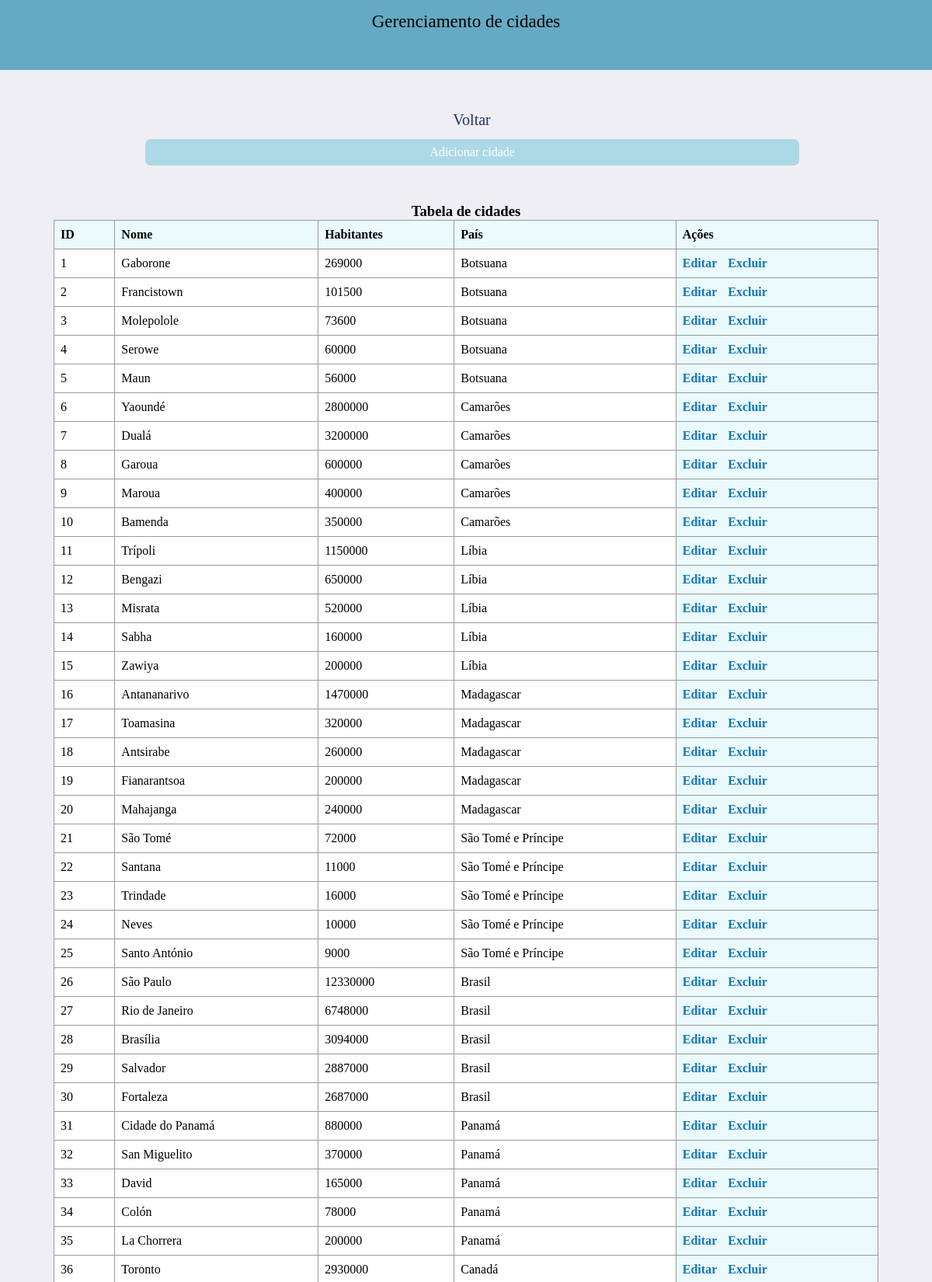
The app's page /cities_page.php (upper part) with its own data.
### tables this page shows
create table cidades(
id_cidade int auto_increment primary key,
nome varchar(100),
habitantes int not null,
id_pais int
);

create table paises(
id_pais int auto_increment primary key,
nome varchar(100) unique not null,
habitantes int not null,
continente varchar(50) not null,
idioma varchar(100) not null,
nome_ingles varchar(100)
);

### cities_page.php (the view, shortened to what this page needs)
<?php
    include("bd/connection.php");
?>
<!DOCTYPE html>
<html lang="pt-br">
<head>
    <link rel="stylesheet" href="style.css">
</head>
<body>
    <div class="header">Gerenciamento de cidades</div>
    <div class="main">
        <a href="../index.php" class="back-button">Voltar</a>
        <div class="forms-link-container">
            <a href="forms/city_forms.php" class="form-link">Adicionar cidade</a>
        </div>
        <h3>Tabela de cidades</h3>
            <?php
                $sql = "SELECT cidades.id_cidade, cidades.id_pais, cidades.nome, cidades.habitantes, paises.nome as paises_nome FROM cidades INNER JOIN paises ON cidades.id_pais = paises.id_pais ORDER BY cidades.id_cidade;";
                $result = $conn->query($sql);
                if ($result->num_rows > 0) {
                    echo "<table class='table-content'>";
                    echo "<tr>
                    <th>ID</th>
                    <th>Nome</th>
                    <th>Habitantes</th>
                    <th>País</th>
                    <th>Ações</th>
                    </tr>";
                    while($row = $result->fetch_assoc()) {
                        echo "<tr>";
                        echo "<td>" . $row["id_cidade"] . "</td>";
                        echo "<td>" . $row["nome"] . "</td>";
                        echo "<td>" . $row["habitantes"] . "</td>";
                        echo "<td>" . $row["paises_nome"] . "</td>";
                        echo "<th>
                            <a href='forms/update_city.php?id=" . $row["id_cidade"] . "' class='table-button'>Editar</a>
                            <a href='forms/delete_city.php?id=" . $row["id_cidade"] . "' class='table-button' onclick='return confirm(\"Tem certeza que quer excluir?\")'>Excluir</a>
                        </th>";
                        echo "</tr>";
                    }
                    echo "</table>";
                }
                else {
                    echo "0 results";
                }
            ?>
        </div>
</body>
</html>

### style.css (style rules this page uses)
* { margin: 0; font-family: "DM Serif Text"; background-color: #efeff3; }
:root { --lightblue: rgb(101, 169, 194); }
.header { height: 60px; padding: 15px; text-align: center; font-size: 23px; background-color: var(--lightblue); }
.main { margin-top: 30px; padding: 10px; display: flex; flex-direction: column; justify-content: center; align-items: center; }
.forms-link-container { width: 40%; height: 40px; justify-self: center; display: flex; flex-direction: row; gap: 8px; margin-bottom: 40px; }
.form-link { width: 100%; text-align: center; text-decoration: none; padding: 8px; background-color: lightblue; color: white; border-radius: 7px; }
.table-content { justify-self: center; width: 80%; border-collapse: collapse; background-color: white; border: 1px solid #999; margin-bottom: 30px; }
.table-content td { border: 1px solid #999; padding: 8px; text-align: left; background-color: white; }
.table-content th { border: 1px solid #999; padding: 8px; text-align: left; background-color: #eafafd; }
.table-button { text-decoration: none; color: #1276b5; margin-right: 10px; background-color: #00000000; }
th { border: 1px solid; padding: 5px; height: 20px; }
.back-button { text-decoration: none; font-size: 20px; color: rgb(38, 49, 98); padding: 8px; margin: 5px; margin-left: 20px; border-radius: 7px; }
@media only screen and (max-width: 1200px) { .forms-link-container { width: 70%; height: 42px; gap: 2px; flex-direction: column; } }
@media only screen and (max-width: 1200px) { .table-content { width: 90%; } }

### records on screen
cidades: id_cidade "1", nome "Gaborone", habitantes "269000", id_pais.nome "Botsuana"
cidades: id_cidade "2", nome "Francistown", habitantes "101500", id_pais.nome "Botsuana"
cidades: id_cidade "3", nome "Molepolole", habitantes "73600", id_pais.nome "Botsuana"
cidades: id_cidade "4", nome "Serowe", habitantes "60000", id_pais.nome "Botsuana"
cidades: id_cidade "5", nome "Maun", habitantes "56000", id_pais.nome "Botsuana"
cidades: id_cidade "6", nome "Yaoundé", habitantes "2800000", id_pais.nome "Camarões"
cidades: id_cidade "7", nome "Dualá", habitantes "3200000", id_pais.nome "Camarões"
cidades: id_cidade "8", nome "Garoua", habitantes "600000", id_pais.nome "Camarões"
cidades: id_cidade "9", nome "Maroua", habitantes "400000", id_pais.nome "Camarões"
cidades: id_cidade "10", nome "Bamenda", habitantes "350000", id_pais.nome "Camarões"
cidades: id_cidade "11", nome "Trípoli", habitantes "1150000", id_pais.nome "Líbia"
cidades: id_cidade "12", nome "Bengazi", habitantes "650000", id_pais.nome "Líbia"
cidades: id_cidade "13", nome "Misrata", habitantes "520000", id_pais.nome "Líbia"
cidades: id_cidade "14", nome "Sabha", habitantes "160000", id_pais.nome "Líbia"
cidades: id_cidade "15", nome "Zawiya", habitantes "200000", id_pais.nome "Líbia"
cidades: id_cidade "16", nome "Antananarivo", habitantes "1470000", id_pais.nome "Madagascar"
cidades: id_cidade "17", nome "Toamasina", habitantes "320000", id_pais.nome "Madagascar"
cidades: id_cidade "18", nome "Antsirabe", habitantes "260000", id_pais.nome "Madagascar"
cidades: id_cidade "19", nome "Fianarantsoa", habitantes "200000", id_pais.nome "Madagascar"
cidades: id_cidade "20", nome "Mahajanga", habitantes "240000", id_pais.nome "Madagascar"
cidades: id_cidade "21", nome "São Tomé", habitantes "72000", id_pais.nome "São Tomé e Príncipe"
cidades: id_cidade "22", nome "Santana", habitantes "11000", id_pais.nome "São Tomé e Príncipe"
cidades: id_cidade "23", nome "Trindade", habitantes "16000", id_pais.nome "São Tomé e Príncipe"
cidades: id_cidade "24", nome "Neves", habitantes "10000", id_pais.nome "São Tomé e Príncipe"
cidades: id_cidade "25", nome "Santo António", habitantes "9000", id_pais.nome "São Tomé e Príncipe"
cidades: id_cidade "26", nome "São Paulo", habitantes "12330000", id_pais.nome "Brasil"
cidades: id_cidade "27", nome "Rio de Janeiro", habitantes "6748000", id_pais.nome "Brasil"
cidades: id_cidade "28", nome "Brasília", habitantes "3094000", id_pais.nome "Brasil"
cidades: id_cidade "29", nome "Salvador", habitantes "2887000", id_pais.nome "Brasil"
cidades: id_cidade "30", nome "Fortaleza", habitantes "2687000", id_pais.nome "Brasil"
cidades: id_cidade "31", nome "Cidade do Panamá", habitantes "880000", id_pais.nome "Panamá"
cidades: id_cidade "32", nome "San Miguelito", habitantes "370000", id_pais.nome "Panamá"
cidades: id_cidade "33", nome "David", habitantes "165000", id_pais.nome "Panamá"
cidades: id_cidade "34", nome "Colón", habitantes "78000", id_pais.nome "Panamá"
cidades: id_cidade "35", nome "La Chorrera", habitantes "200000", id_pais.nome "Panamá"
cidades: id_cidade "36", nome "Toronto", habitantes "2930000", id_pais.nome "Canadá"
